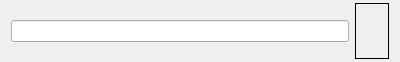
<?xml version="1.0" encoding="UTF-8"?>
<ui version="4.0">
 <class>ColorTest</class>
 <widget class="QWidget" name="ColorTest">
  <property name="geometry">
   <rect>
    <x>0</x>
    <y>0</y>
    <width>400</width>
    <height>62</height>
   </rect>
  </property>
  <property name="sizePolicy">
   <sizepolicy hsizetype="Preferred" vsizetype="Minimum">
    <horstretch>0</horstretch>
    <verstretch>0</verstretch>
   </sizepolicy>
  </property>
  <property name="windowTitle">
   <string>Form</string>
  </property>
  <layout class="QVBoxLayout" name="verticalLayout">
   <property name="topMargin">
    <number>3</number>
   </property>
   <property name="bottomMargin">
    <number>3</number>
   </property>
   <item>
    <layout class="QHBoxLayout" name="horizontalLayout">
     <item>
      <widget class="QLineEdit" name="lineEdit">
       <property name="sizePolicy">
        <sizepolicy hsizetype="MinimumExpanding" vsizetype="Fixed">
         <horstretch>0</horstretch>
         <verstretch>0</verstretch>
        </sizepolicy>
       </property>
       <property name="acceptDrops">
        <bool>false</bool>
       </property>
       <property name="readOnly">
        <bool>true</bool>
       </property>
      </widget>
     </item>
     <item>
      <widget class="QFrame" name="ButtonFrame">
       <property name="sizePolicy">
        <sizepolicy hsizetype="Minimum" vsizetype="Minimum">
         <horstretch>0</horstretch>
         <verstretch>0</verstretch>
        </sizepolicy>
       </property>
       <property name="autoFillBackground">
        <bool>false</bool>
       </property>
       <property name="styleSheet">
        <string notr="true">#ButtonFrame{
background-image: url(:/ui/buttons/transparency_swatch.gif) !important;
border: 1px solid black;
}</string>
       </property>
       <property name="frameShape">
        <enum>QFrame::StyledPanel</enum>
       </property>
       <property name="frameShadow">
        <enum>QFrame::Raised</enum>
       </property>
       <property name="lineWidth">
        <number>1</number>
       </property>
       <layout class="QGridLayout" name="gridLayout">
        <property name="leftMargin">
         <number>0</number>
        </property>
        <property name="topMargin">
         <number>0</number>
        </property>
        <property name="rightMargin">
         <number>0</number>
        </property>
        <property name="bottomMargin">
         <number>0</number>
        </property>
        <item row="0" column="0">
         <widget class="QPushButton" name="colorSwatch">
          <property name="sizePolicy">
           <sizepolicy hsizetype="Maximum" vsizetype="Expanding">
            <horstretch>0</horstretch>
            <verstretch>0</verstretch>
           </sizepolicy>
          </property>
          <property name="autoFillBackground">
           <bool>false</bool>
          </property>
          <property name="styleSheet">
           <string notr="true">background-color: transparent !important;
border: 0 !important;
border-radius: 0 !important;</string>
          </property>
          <property name="text">
           <string/>
          </property>
          <property name="flat">
           <bool>true</bool>
          </property>
         </widget>
        </item>
       </layout>
      </widget>
     </item>
    </layout>
   </item>
  </layout>
 </widget>
 <resources/>
 <connections/>
</ui>
